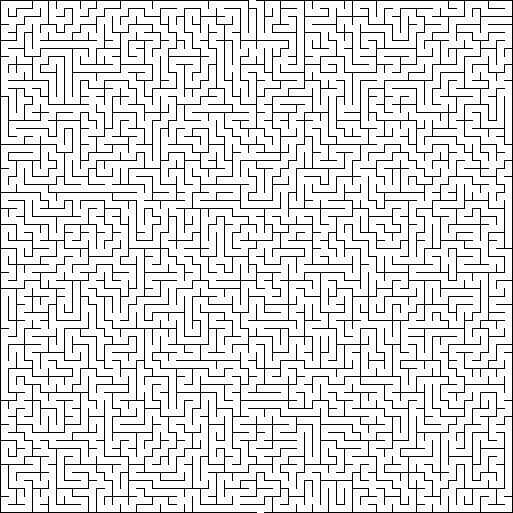
#> input picture MAZE_0.png, 1026 x 1026 px, found by its file name (shown at 1/2 size)
$ python maze_printer.py
#> lines starting #> are read from the running program, lines starting #| are printed output that depends on the picture
### maze_reader.py
"""
maze_reader.py
==============
Loads and inspects a maze image pair:
  - MAZE_0.png  →  wall layout
  - MAZE_1.png  →  hazard overlay

Public API
----------
load_maze(path)                           → (image_array, h_walls, v_walls)
find_start_goal(h_walls)                  → (start, goal)
get_start(h_walls)                        → (row, col)
get_goal(h_walls)                         → (row, col)

load_hazards(path)                        → {(row, col): Hazard}
print_summary(h_walls, hazards)           → prints maze summary

cell_center(row, col)                     → (x, y) pixel coords of cell centre

# Movement
in_bounds(row, col)                       → bool
can_move(row, col, direction, ...)        → bool

# Hazards (simplified)
if_alive(row, col, hazards)               → bool
get_hazard(row, col, hazards)             → Hazard | None

# Dynamic fire
update_fire_in_hazards(hazards, fire_groups_full) → (updated hazards, fire_groups_full)
"""

from collections import Counter
from enum import Enum

import numpy as np
from PIL import Image

# ---------------------------------------------------------------------------
# Grid constants
# ---------------------------------------------------------------------------
GRID  = 64   # cells per side
WALL  = 2    # wall-strip width in pixels
STEP  = 16   # pixels per cell (wall shared between neighbours)
INNER = STEP - WALL  # inner cell width in pixels
ARM_LENGTH = 3  # fire arm length in cells


# ---------------------------------------------------------------------------
# Actions & directions
# ---------------------------------------------------------------------------
ACTION_DELTAS   = {0: (-1, 0), 1: (0, 1), 2: (1, 0), 3: (0, -1)}
ACTIONS         = list(ACTION_DELTAS.keys())
REVERSE_ACTION  = {0: 2, 1: 3, 2: 0, 3: 1}
ACTION_NAMES    = {0: "UP", 1: "RIGHT", 2: "DOWN", 3: "LEFT"}

# ---------------------------------------------------------------------------
# Hazard definitions
# ---------------------------------------------------------------------------
class Hazard(Enum):
    FIRE       = "fire"
    CONFUSION  = "confusion"
    TP_GREEN   = "tp_green"
    TP_YELLOW  = "tp_yellow"
    TP_PURPLE  = "tp_purple"
    TP_RED     = "tp_red"

HAZARD_LABELS = {
    Hazard.FIRE:      "FIRE",
    Hazard.CONFUSION: "CONFUSION",
    Hazard.TP_GREEN:  "TP_GREEN",
    Hazard.TP_YELLOW: "TP_YELLOW",
    Hazard.TP_PURPLE: "TP_PURPLE",
    Hazard.TP_RED:    "TP_RED",
}

# ---------------------------------------------------------------------------
# Coordinate helpers
# ---------------------------------------------------------------------------
def cell_center(row, col):
    """Return pixel (x, y) at the centre of cell (row, col)."""
    x = WALL + col * STEP + INNER // 2
    y = WALL + row * STEP + INNER // 2
    return x, y

# ---------------------------------------------------------------------------
# Wall loading
# ---------------------------------------------------------------------------
def load_maze(path="MAZE_0.png"):
#> called with path = 'TestMazes/maze-alpha/MAZE_0.png'
    image = np.array(Image.open(path).convert("RGB"))
#> image: shape (1026, 1026, 3); 87.2% white; black in thin lines or dots
    black = np.zeros(3, dtype=np.uint8)

    v_walls = np.full((GRID, GRID + 1), False)
    h_walls = np.full((GRID + 1, GRID), False)

    for row in range(GRID):
        y0 = WALL + row * STEP
        y1 = y0 + INNER
        for wi in range(GRID + 1):
            strip = image[y0:y1, wi * STEP: wi * STEP + WALL]
            v_walls[row, wi] = np.mean(np.all(strip == black, axis=2)) > 0.5
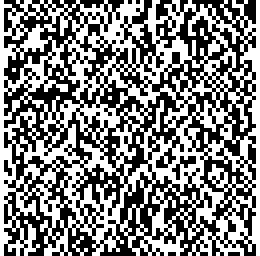
#> v_walls: shape (64, 65) bool (shown 4 times larger); 50.7% white; black in thin lines or dots

    for wi in range(GRID + 1):
        y0, y1 = wi * STEP, wi * STEP + WALL
        for col in range(GRID):
            x0 = WALL + col * STEP
            strip = image[y0:y1, x0: x0 + INNER]
            h_walls[wi, col] = np.mean(np.all(strip == black, axis=2)) > 0.5
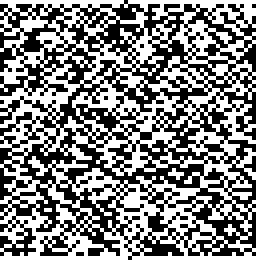
#> h_walls: shape (65, 64) bool (shown 4 times larger); 50.8% white; black in thin lines or dots

    return image, h_walls, v_walls


def find_start_goal(h_walls):
    """
    Find the open entry gap (bottom edge) and exit gap (top edge).

    Returns
    -------
    start : (row, col)
    goal  : (row, col)
    """
    start = (GRID - 1, int(np.where(~h_walls[-1])[0][0]))
#> start = (63, 32)
    goal  = (0,        int(np.where(~h_walls[0])[0][0]))
#> goal = (0, 31)
    return start, goal


# ---------------------------------------------------------------------------
# Hazard loading
# ---------------------------------------------------------------------------
def _classify_color(r, g, b):
    """Map an average RGB value to a Hazard type, or None if unrecognised."""

    # confusion
    if 155 <= r <= 195 and 110 <= g <= 160 and 55 <= b <= 85:
        return Hazard.CONFUSION

    # fire
    if r >= 220 and 85 <= g <= 160 and 20 <= b <= 100 and (r - g) > 70:
        return Hazard.FIRE

    # green teleporter
    if g > 170 and b > 100 and r < 170:
        return Hazard.TP_GREEN

    # yellow / orange teleporter
    if r > 180 and g > 130 and b < 110:
        return Hazard.TP_YELLOW

    # purple teleporter
    if r > 90 and r < 210 and g < 150 and b > 140:
        return Hazard.TP_PURPLE

    if r > 200 and g < 100 and b < 100:
        return Hazard.TP_RED

    return None


def load_hazards(path="MAZE_1.png"):
    """
    Detect hazard type for every cell by sampling a 10×10 pixel patch
    around the cell centre, filtering out background pixels, then
    classifying the remaining colour.

    Returns
    -------
    hazards : dict  {(row, col): Hazard}
    """
    img = np.array(Image.open(path).convert("RGB"))
    hazards = {}

    for row in range(GRID):
        for col in range(GRID):
            cx, cy = cell_center(row, col)
            y0 = max(0, cy - 5);  y1 = min(img.shape[0], cy + 5)
            x0 = max(0, cx - 5);  x1 = min(img.shape[1], cx + 5)
            patch = img[y0:y1, x0:x1]

            is_white = np.all(patch > 228, axis=2)
            is_black = np.all(patch < 40,  axis=2)
            mask     = ~is_white & ~is_black
            if mask.sum() < 4:
                continue

            px      = patch[mask]
            r, g, b = float(px[:, 0].mean()), float(px[:, 1].mean()), float(px[:, 2].mean())

            hz = _classify_color(r, g, b)
            if hz is not None:
                hazards[(row, col)] = hz

    return hazards

# ---------------------------------------------------------------------------
# Teleportation Matcher
# ---------------------------------------------------------------------------
# [10 lines left out: function get_teleport_points, not called in this run]
# ---------------------------------------------------------------------------
# Dynamic fire helpers
# ---------------------------------------------------------------------------

def find_fire_groups(fire_cells):
    fire_cells = set(fire_cells)
    groups = []

    while fire_cells:
        start = fire_cells.pop()
        group = {start}
        stack = [start]

        while stack:
            row, col = stack.pop()

            for dr in (-1, 0, 1):
                for dc in (-1, 0, 1):
                    if dr == 0 and dc == 0:
                        continue

                    nbr = (row + dr, col + dc)
                    if nbr in fire_cells:
                        fire_cells.remove(nbr)
                        group.add(nbr)
                        stack.append(nbr)

        groups.append(group)

    return groups

def find_fire_corner(group):
    """
    Finds pivot even if it's outside the map.
    """
    if not group:
        return None

    fire_set = set(group)

    directions = {}

    # collect direction vectors
    for r, c in group:
        for dr in (-1, 0, 1):
            for dc in (-1, 0, 1):
                if (dr, dc) == (0, 0):
                    continue

                nbr = (r + dr, c + dc)
                if nbr in fire_set:
                    directions.setdefault((r, c), []).append((dr, dc))

    # NORMAL CASE → find V corner
    for cell, dirs in directions.items():
        if len(dirs) < 2:
            continue

        for i in range(len(dirs)):
            for j in range(i + 1, len(dirs)):
                d1 = dirs[i]
                d2 = dirs[j]

                dot = d1[0]*d2[0] + d1[1]*d2[1]

                if dot == 0:
                    return cell

    # EDGE CASE → only one direction visible
    # tip + arm_length steps toward the arm = pivot (one beyond the root)
    for cell, dirs in directions.items():
        if len(dirs) == 1:
            r, c = cell
            dr, dc = dirs[0]
            arm_length = len(group) -1
            return (r + dr * arm_length, c + dc * arm_length)

    # fallback
    return next(iter(group))


def complete_fire_group(group):
    pivot = find_fire_corner(group)
    if pivot is None:
        return group

    pr, pc = pivot

    directions = set()
    arm_length = 0
    for r, c in group:
        if (r, c) == pivot:
            continue
        dr = r - pr
        dc = c - pc
        arm_length = max(arm_length, max(abs(dr), abs(dc)))
        if dr != 0: dr //= abs(dr)
        if dc != 0: dc //= abs(dc)
        directions.add((dr, dc))

    if arm_length == 0:
        arm_length = 1

    # if only one arm visible, mirror it to create the other
    if len(directions) == 1:
        dr, dc = next(iter(directions))
        if dr == 0:
            directions = {(dr, dc), (dr, -dc)}    # horizontal: flip left↔right
        elif dc == 0:
            directions = {(dr, dc), (-dr, dc)}    # vertical: flip up↔down
        else:
            directions = {(dr, dc), (dr, -dc)}    # diagonal: mirror across row axis

    full_group = {pivot}
    for dr, dc in list(directions)[:2]:
        for i in range(1, arm_length + 1):
            full_group.add((pr + dr * i, pc + dc * i))

    return full_group

def rotate_fire_group_cw(group, pivot):
    pr, pc = pivot
    rotated = set()

    for r, c in group:
        dr, dc = r - pr, c - pc
        new_r = pr + dc
        new_c = pc - dr
        rotated.add((new_r, new_c))

    return rotated


def _cells_in_bounds(cells):
    return [c for c in cells if 0 <= c[0] < GRID and 0 <= c[1] < GRID]

def init_fire_groups(hazards):
    fire_cells = [c for c, h in hazards.items() if h == Hazard.FIRE]
    groups = find_fire_groups(fire_cells)

    fire_groups = []
    for g in groups:
        full = complete_fire_group(g)
        pivot = find_fire_corner(full)
        fire_groups.append((full, pivot))

    return fire_groups


def update_fire_in_hazards(hazards, fire_groups_full):
    # remove old fire
    new_hazards = {
        cell: hz for cell, hz in hazards.items()
        if hz != Hazard.FIRE
    }

    new_fire_groups = []

    for group, pivot in fire_groups_full:
        rotated = rotate_fire_group_cw(group, pivot)

        new_fire_groups.append((rotated, pivot))

        for cell in _cells_in_bounds(rotated):
            new_hazards[cell] = Hazard.FIRE

    return new_hazards, new_fire_groups

# ---------------------------------------------------------------------------
# Helpers
# ---------------------------------------------------------------------------

# [55 lines left out: functions get_teleport_pairs, print_teleport_pairs_exact, maze_turn, get_fire_state, not called in this run]


# ---------------------------------------------------------------------------
# Query helpers / simple API
# ---------------------------------------------------------------------------
def in_bounds(row, col):
    """Return True if (row, col) is a valid maze cell."""
    return 0 <= row < GRID and 0 <= col < GRID


# [30 lines left out: function can_move, not called in this run]

def if_alive(row, col, hazards):
    return hazards.get((row, col)) != Hazard.FIRE


def get_hazard(row, col, hazards):
    return hazards.get((row, col))


def get_start(h_walls):
    start, _ = find_start_goal(h_walls)
    return start


def get_goal(h_walls):
    _, goal = find_start_goal(h_walls)
    return goal

# ---------------------------------------------------------------------------
# Summary printer
# ---------------------------------------------------------------------------
# [24 lines left out: function print_summary, not called in this run]


# ---------------------------------------------------------------------------
# Entry point – run as script for a quick inspection
# ---------------------------------------------------------------------------
# [36 lines that do not run on import are left out]

### maze_printer.py
from pathlib import Path
from PIL import Image, ImageDraw
import os
import argparse

from maze_reader import (
    GRID,
    load_maze,
    find_start_goal,
    load_hazards,
    Hazard,
    update_fire_in_hazards,
    init_fire_groups
)

CELL = 12  # small = fast rendering

COLORS = {
    "bg": (255, 255, 255),
    "wall": (0, 0, 0),
    "start": (0, 200, 0),
    "goal": (200, 0, 0),

    Hazard.FIRE:      (255, 120, 80),
    Hazard.CONFUSION: (120, 200, 255),
    Hazard.TP_GREEN:  (120, 255, 150),
    Hazard.TP_YELLOW: (255, 230, 100),
    Hazard.TP_PURPLE: (200, 120, 255),
    Hazard.TP_RED:    (255, 120, 120),
}


def render_map(h_walls, v_walls, start, goal, hazards, path):
    size = GRID * CELL
    img = Image.new("RGB", (size, size), COLORS["bg"])
    draw = ImageDraw.Draw(img)

    # draw cells
    for r in range(GRID):
        for c in range(GRID):
            x0 = c * CELL
            y0 = r * CELL
            x1 = x0 + CELL
            y1 = y0 + CELL

            if (r, c) == start:
                color = COLORS["start"]
            elif (r, c) == goal:
                color = COLORS["goal"]
            elif (r, c) in hazards:
                color = COLORS.get(hazards[(r, c)], (200, 200, 200))
            else:
                continue

            draw.rectangle([x0, y0, x1, y1], fill=color)

    # draw walls
    for r in range(GRID):
        for c in range(GRID):
            if h_walls[r, c]:
                draw.line([(c*CELL, r*CELL), ((c+1)*CELL, r*CELL)], fill=COLORS["wall"])
            if v_walls[r, c]:
                draw.line([(c*CELL, r*CELL), (c*CELL, (r+1)*CELL)], fill=COLORS["wall"])

    img.save(path)


def render_turns(h_walls, v_walls, start, goal, hazards, out_dir, steps=8):
    current = dict(hazards)
    state = init_fire_groups(current)

    for t in range(steps + 1):
        print(f"Turn {t}")

        render_map(
            h_walls, v_walls, start, goal,
            current,
            out_dir / f"turn_{t}.png"
        )

        current, state = update_fire_in_hazards(current, state)


# ---------------------------------------------------------------------------
# MAIN (FIXED)
# ---------------------------------------------------------------------------
if __name__ == "__main__":
    parser = argparse.ArgumentParser()
    parser.add_argument(
        "--maze", "-m",
        choices=["alpha", "beta", "gamma"],
        default="alpha"
    )
    parser.add_argument(
        "--steps", "-s",
        type=int,
        default=5,
        help="Number of simulation steps"
    )
    args = parser.parse_args()

    BASE_DIR = os.path.dirname(os.path.abspath(__file__))

    MAZE_DIR  = os.path.join(BASE_DIR, "TestMazes", f"maze-{args.maze}")
    MAZE_PATH = os.path.join(MAZE_DIR, "MAZE_0.png")
    HAZ_PATH  = os.path.join(MAZE_DIR, "MAZE_1.png")

    out_dir = Path(BASE_DIR) / "results" / args.maze
    out_dir.mkdir(parents=True, exist_ok=True)

    print(f"\nLoading maze: {MAZE_PATH}")
    print(f"Loading hazards: {HAZ_PATH}")

    if not os.path.exists(MAZE_PATH):
        raise FileNotFoundError(MAZE_PATH)
    if not os.path.exists(HAZ_PATH):
        raise FileNotFoundError(HAZ_PATH)

    _, h_walls, v_walls = load_maze(MAZE_PATH)
    start, goal = find_start_goal(h_walls)
#> start = (63, 32); goal = (0, 31)
    hazards = load_hazards(HAZ_PATH)
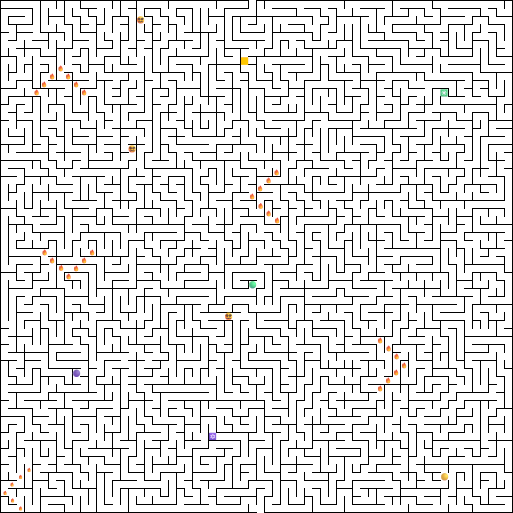
#> input picture MAZE_1.png, 1026 x 1026 px, found by its file name (shown at 1/2 size)
#> after the loop in load_hazards, `for row in range(GRID):`: hazards = 43 items
#> hazards = 43 items

    render_turns(
        h_walls,
        v_walls,
        start,
        goal,
        hazards,
        out_dir,
        steps=args.steps
    )
#> in init_fire_groups, `fire_cells = [c for c, h in hazards.items() if h == Hazard.FIRE]`: fire_cells = 34 pairs, first value 8 to 63, second value 0 to 50
#> in find_fire_groups, `fire_cells = set(fire_cells)`: fire_cells = 34 items
#> the loop in find_fire_groups, `while fire_cells:` made 5 passes
#> after the loop in find_fire_groups, `while fire_cells:`: fire_cells = 0 items; groups = 5 items
#> the loop in init_fire_groups, `for g in groups:` made 5 passes
#> (pr in complete_fire_group, pc in complete_fire_group) on passes 1 to 5: (34, 8), (24, 31), (61, 0), (8, 7), (45, 50)
#> the loop in render_turns, `for t in range(steps + 1):` made 6 passes
#> pass 1, in render_map, `img.save(path)`:
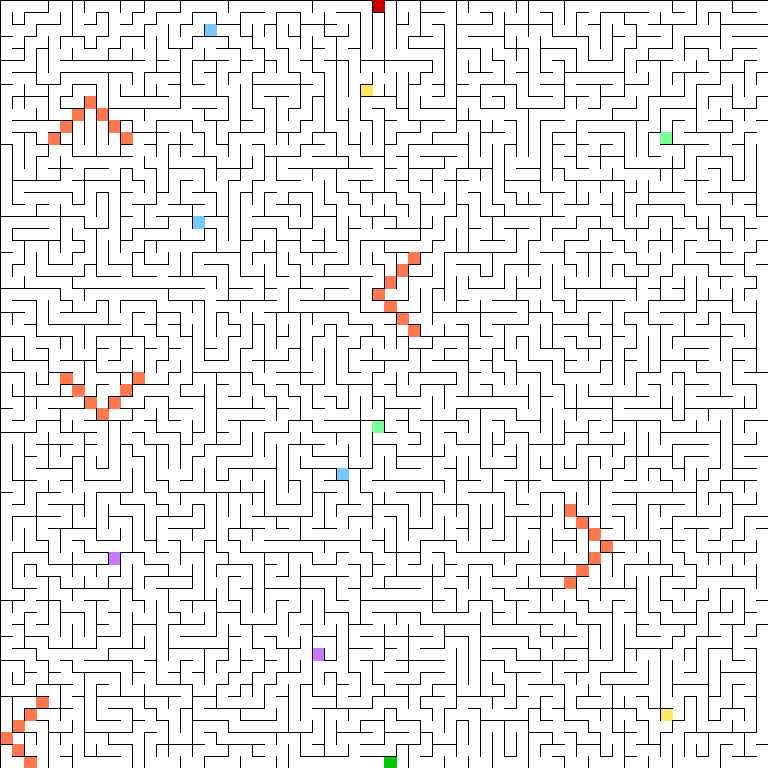
#> saved as turn_0.png: PIL image 768x768 RGB; mean R, G, B 233.5, 232.4, 232.1
#> pass 2, in render_map (call 2), `img.save(path)`:
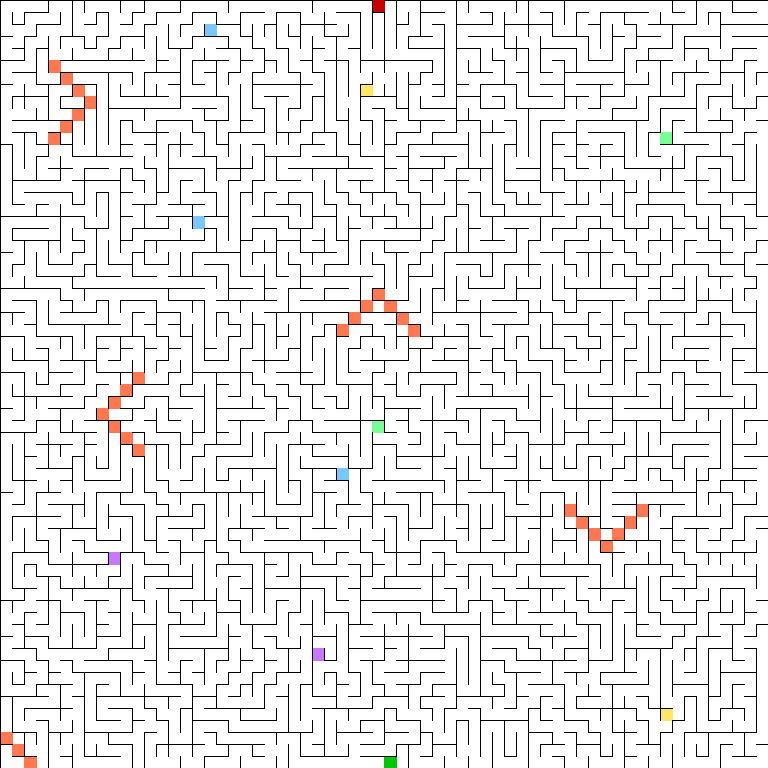
#> saved as turn_1.png: PIL image 768x768 RGB; mean R, G, B 233.5, 232.5, 232.2

    print("\nDone.")
